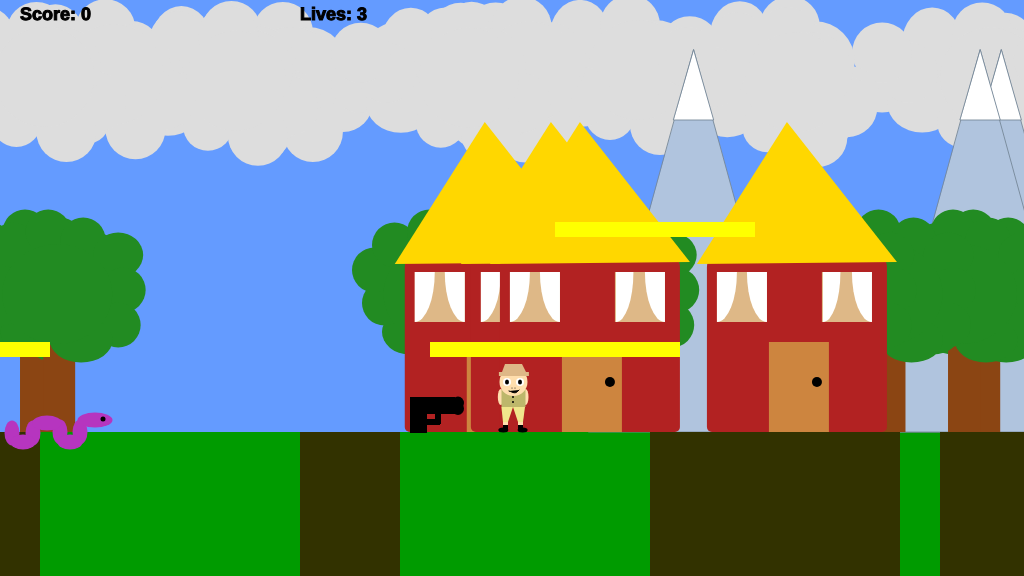
Frame 1 (no input)
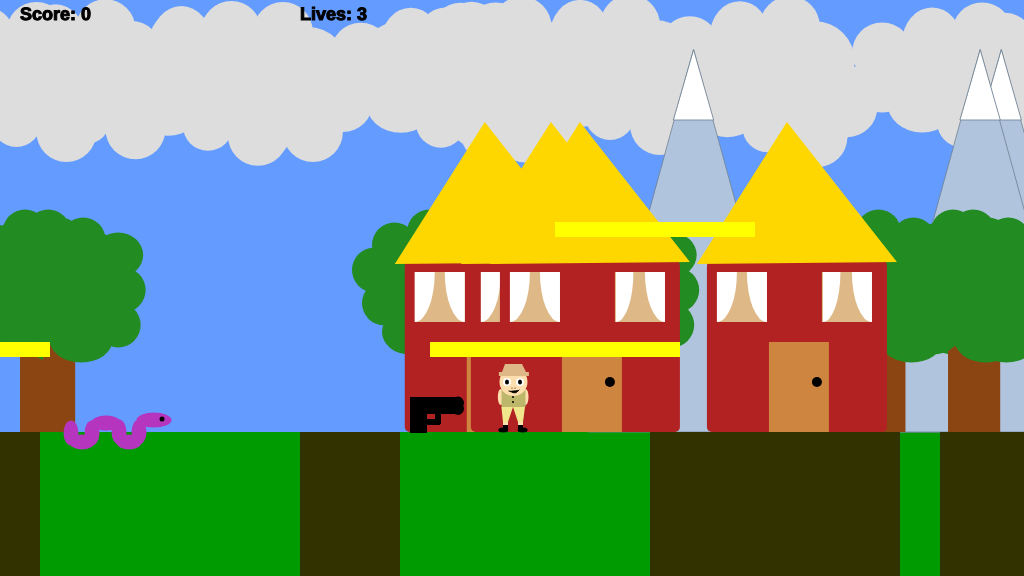
Frame 60 (no input)
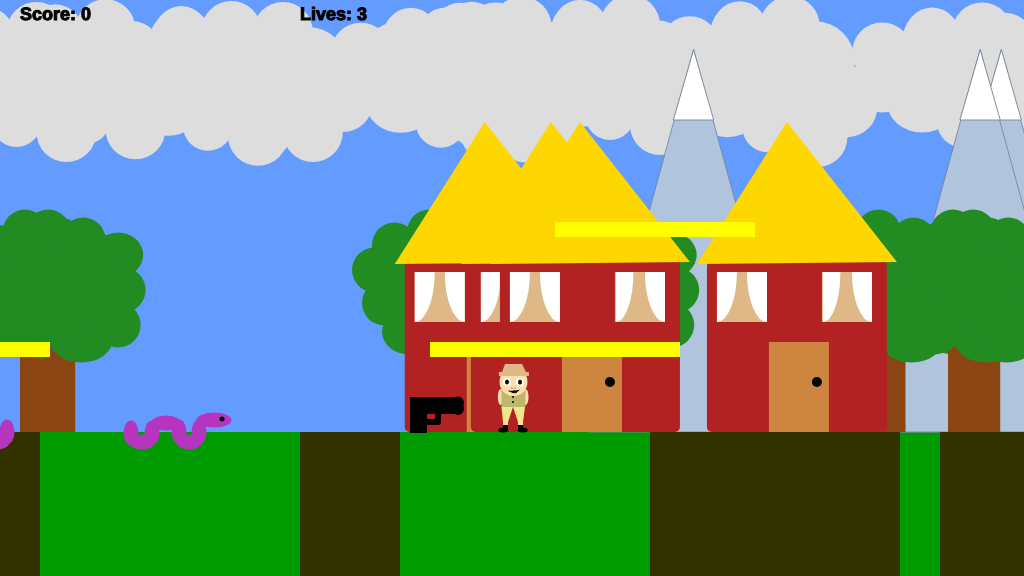
Frame 120 (the mouse pressed at the canvas centre since frame 60)

The p5.js sketch that drew these frames (run headless with seeded random() and noise() and a simulated clock; from frame 60 on, the mouse is pressed at the canvas centre):

// p5.js sketch
// ── sketch.js
/*

The Game Project 7 - Making a complete level II

Week 10

*/
var gameChar_x;
var gameChar_y;
var floorPos_y;
var scrollPos;
var realPos;

var isLeft;
var isRight;
var isJumping;
var isFalling;

var clouds;
var CloudColour;
var mountains;
var trees;
var houseXs;

var canyons;
var guns;

var score;
var isWon;
var lives;
var isLost;

var enemies;
var r,g,b;  // random colours for the snakes everytime game restarts.

var platforms;
var isOnPlatform;


function setup()
{
	createCanvas(1024, 576);
    
    floorPos_y = height * 3/4;
    
    startGame(); //calling function startGame().

    lives = 3;
}

// Reset everything when game lost/fall into canyon except for the scenery. 
function startGame()
{
    // Variable to control the background scrolling.
	scrollPos = 0;
    
	gameChar_x = width/2;
	gameChar_y = floorPos_y;

	// Variable to store the real position of the gameChar in the game world. Need it for collision detection.
    realPos = gameChar_x - scrollPos;
    
    score = 0;
    
    //random colours for the snake each time game restarts.
    r = random(255);
    g = random(255);
    b = random(255);

	// Boolean variables to control the movement of the game character.
	isLeft = false;
	isRight = false;
	isJumping = false;
	isFalling = false;
    
    isOnPlatform = false;
    
    //Boolean variables to control game scores/start/end.
    isWon = false;
    isLost = false;
    
	
    // Initialise arrays of scenery objects.
    
    houseXs = [];
    for(var i = 0; i < 30; i++)
    {
        var h = random(0,8000);
        houseXs.push(h);
    }
    
    cloudColour = random(150,256);
    clouds = [];
    for(var i =0; i < 75; i++)
    {
        var c = 
        {
            x_pos: random(0,8000), 
            y_pos: random(80,100)
        };
        clouds.push(c);
    }
    
    mountains = [];
    for(var i = 0; i < 30; i++)
    {
        var m = 
        {
            x_pos:random(0,4000),
            height:50
        };
        mountains.push(m);
    }
    
    trees = [];
    for(var i = 0; i < 50; i++)    
    {
        var t = 
        {
            x_pos:random(0,8000),
            height:300
        };
        trees.push(t);
    }

    guns = 
    [
        {x_pos: 450, y_pos: 100, size: 50, isFound: false},  
        {x_pos: 1300, y_pos: 100, size: 50, isFound: false},
        {x_pos: 1750, y_pos: 100, size: 50, isFound: false},
        {x_pos:2110, y_pos: 100, size: 50, isFound: false},
        {x_pos: 2300, y_pos: 100, size: 50, isFound: false},
        {x_pos: 2600, y_pos: 100, size: 50, isFound: false}, 
        {x_pos: 3500, y_pos: 100, size: 50, isFound: false},
        {x_pos: 4070, y_pos: 100, size: 50, isFound: false},
        {x_pos: -400, y_pos: 100, size: 50, isFound: false},
        {x_pos: -600, y_pos: 100, size: 50, isFound: false}
    ]
    
    canyons = 
    [
        {x_pos: 300, width: 100},
        {x_pos: 650, width: 250},
        {x_pos: 940, width: 100},
        {x_pos: 1000, width: 100},
        {x_pos: 1300, width: 250},
        {x_pos: 1900, width: 200},
        {x_pos: 2150, width: 100},
        {x_pos: 2300, width: 100},
        {x_pos: 2900, width: 350},
        {x_pos: -200, width: 240}
    ]
 
    enemies = [];
    enemies.push
    (
        {
            x_pos: 10,
            y_pos: floorPos_y,
            x1: 10,
            x2: 150,
            speed: 1,
            size: 40,
            
            //Draw enemy
            display: function() 
            {
                if(this.speed == -1)
                {
                    //SNAKE FACING LEFT.
                    
                    fill(r,g,b); //snake has random colours  everytime game restarts.
                    
                    //vertical parts
                    ellipse(this.x_pos + 2, this.y_pos + 1, this.size - 25, this.size  - 15);
                    ellipse(this.x_pos + 23, this.y_pos + 1, this.size - 25 , this.size  - 15);
                    ellipse(this.x_pos + 50, this.y_pos, this.size - 25 , this.size  - 15);
                    ellipse(this.x_pos + 70, this.y_pos, this.size - 25 , this.size  - 15);

                    //horizontal parts
                    ellipse(this.x_pos + 13, this.y_pos + 10, this.size - 15, this.size - 25);
                    ellipse(this.x_pos + 37, this.y_pos - 9, this.size - 10, this.size - 25);
                    ellipse(this.x_pos + 60, this.y_pos + 10, this.size - 15, this.size - 25);

                    //face
                    ellipse(this.x_pos - 11, this.y_pos - 10, this.size - 5, this.size - 25);
                  
                    //eyes
                    fill(0);
                    ellipse(this.x_pos - 18, this.y_pos - 11, this.size - 35, this.size - 35);
                }
                else
                {
                    //SNAKE FACING RIGHT.
                    
                    fill(r,g,b); //snake has random colours  everytime game restarts.
                    
                    //vertical parts.
                    ellipse(this.x_pos + 2, this.y_pos + 1, this.size - 25, this.size  - 15);
                    ellipse(this.x_pos + 23, this.y_pos + 1, this.size - 25 , this.size  - 15);
                    ellipse(this.x_pos + 50, this.y_pos, this.size - 25 , this.size  - 15);
                    ellipse(this.x_pos + 70, this.y_pos, this.size - 25 , this.size  - 15);

                    //horizontal parts
                    ellipse(this.x_pos + 13, this.y_pos + 10, this.size - 15, this.size - 25);
                    ellipse(this.x_pos + 37, this.y_pos - 9, this.size - 10, this.size - 25);
                    ellipse(this.x_pos + 60, this.y_pos + 10, this.size - 15, this.size - 25);

                    //face
                    ellipse(this.x_pos + 85, this.y_pos - 12, this.size - 5, this.size - 25);

                    //eyes
                    fill(0);
                    ellipse(this.x_pos + 93, this.y_pos - 13, this.size - 35, this.size - 35);
                }
            },
            
            move: function()
            {
                this.x_pos += this.speed;
                if(this.x_pos < this.x1  || this.x_pos > this.x2)
                {
                    //move opposite direction(reverse)
                    this.speed *= -1;
                }
            },
        
            checkCharCollision: function()
            {
                if(abs(realPos - (this.x_pos + 70 * this.speed)) < this.size && abs(gameChar_y - this.y_pos) < this.size)
                {
                        playerDied();
                }
            }
                
        },
        
        {
            x_pos: 1800,
            y_pos: floorPos_y,
            x1: 1750,
            x2: 1830,
            speed: 1,
            size: 40,
            
            //Draw enemy
            display: function() 
            {
                if(this.speed == -1)
                {
                    //SNAKE FACING LEFT.
                    
                    fill(r,g,b); //snake has random colours  everytime game restarts.
                    
                    //vertical parts
                    ellipse(this.x_pos + 2, this.y_pos + 1, this.size - 25, this.size  - 15);
                    ellipse(this.x_pos + 23, this.y_pos + 1, this.size - 25 , this.size  - 15);
                    ellipse(this.x_pos + 50, this.y_pos, this.size - 25 , this.size  - 15);
                    ellipse(this.x_pos + 70, this.y_pos, this.size - 25 , this.size  - 15);

                    //horizontal parts
                    ellipse(this.x_pos + 13, this.y_pos + 10, this.size - 15, this.size - 25);
                    ellipse(this.x_pos + 37, this.y_pos - 9, this.size - 10, this.size - 25);
                    ellipse(this.x_pos + 60, this.y_pos + 10, this.size - 15, this.size - 25);

                    //face
                    ellipse(this.x_pos - 11, this.y_pos - 10, this.size - 5, this.size - 25);
                  
                    //eyes
                    fill(0);
                    ellipse(this.x_pos - 18, this.y_pos - 11, this.size - 35, this.size - 35);
                }
                else
                {
                    //SNAKE FACING RIGHT.
                    
                    fill(r,g,b); //snake has random colours  everytime game restarts.
                    
                    //vertical parts.
                    ellipse(this.x_pos + 2, this.y_pos + 1, this.size - 25, this.size  - 15);
                    ellipse(this.x_pos + 23, this.y_pos + 1, this.size - 25 , this.size  - 15);
                    ellipse(this.x_pos + 50, this.y_pos, this.size - 25 , this.size  - 15);
                    ellipse(this.x_pos + 70, this.y_pos, this.size - 25 , this.size  - 15);

                    //horizontal parts
                    ellipse(this.x_pos + 13, this.y_pos + 10, this.size - 15, this.size - 25);
                    ellipse(this.x_pos + 37, this.y_pos - 9, this.size - 10, this.size - 25);
                    ellipse(this.x_pos + 60, this.y_pos + 10, this.size - 15, this.size - 25);

                    //face
                    ellipse(this.x_pos + 85, this.y_pos - 12, this.size - 5, this.size - 25);

                    //eyes
                    fill(0);
                    ellipse(this.x_pos + 93, this.y_pos - 13, this.size - 35, this.size - 35);
                }
            },
            
            move: function()
            {
                this.x_pos += this.speed;
                if(this.x_pos < this.x1  || this.x_pos > this.x2)
                {
                    //move opposite direction(reverse)
                    this.speed *= -1;
                }
            },
        
            checkCharCollision: function()
            {    
                if(abs(realPos - (this.x_pos - 5 * this.speed)) < this.size && abs(gameChar_y - this.y_pos) < this.size)
                {
                        playerDied();
                }
            }
                
        },
        
        {
            x_pos: 2600,
            y_pos: floorPos_y,
            x1: 2500,
            x2: 2895,
            speed: 1,
            size: 40,
            
            //Draw enemy
            display: function() 
            {
                if(this.speed == -1)
                {
                    //SNAKE FACING LEFT.
                    
                    fill(r,g,b); //snake has random colours  everytime game restarts.
                    
                    //vertical parts
                    ellipse(this.x_pos + 2, this.y_pos + 1, this.size - 25, this.size  - 15);
                    ellipse(this.x_pos + 23, this.y_pos + 1, this.size - 25 , this.size  - 15);
                    ellipse(this.x_pos + 50, this.y_pos, this.size - 25 , this.size  - 15);
                    ellipse(this.x_pos + 70, this.y_pos, this.size - 25 , this.size  - 15);

                    //horizontal parts
                    ellipse(this.x_pos + 13, this.y_pos + 10, this.size - 15, this.size - 25);
                    ellipse(this.x_pos + 37, this.y_pos - 9, this.size - 10, this.size - 25);
                    ellipse(this.x_pos + 60, this.y_pos + 10, this.size - 15, this.size - 25);

                    //face
                    ellipse(this.x_pos - 11, this.y_pos - 10, this.size - 5, this.size - 25);
                  
                    //eyes
                    fill(0);
                    ellipse(this.x_pos - 18, this.y_pos - 11, this.size - 35, this.size - 35);
                }
                else
                {
                    //SNAKE FACING RIGHT.
                    
                    fill(r,g,b); //snake has random colours  everytime game restarts.
                    
                    //vertical parts.
                    ellipse(this.x_pos + 2, this.y_pos + 1, this.size - 25, this.size  - 15);
                    ellipse(this.x_pos + 23, this.y_pos + 1, this.size - 25 , this.size  - 15);
                    ellipse(this.x_pos + 50, this.y_pos, this.size - 25 , this.size  - 15);
                    ellipse(this.x_pos + 70, this.y_pos, this.size - 25 , this.size  - 15);

                    //horizontal parts
                    ellipse(this.x_pos + 13, this.y_pos + 10, this.size - 15, this.size - 25);
                    ellipse(this.x_pos + 37, this.y_pos - 9, this.size - 10, this.size - 25);
                    ellipse(this.x_pos + 60, this.y_pos + 10, this.size - 15, this.size - 25);

                    //face
                    ellipse(this.x_pos + 85, this.y_pos - 12, this.size - 5, this.size - 25);

                    //eyes
                    fill(0);
                    ellipse(this.x_pos + 93, this.y_pos - 13, this.size - 35, this.size - 35);
                }
            },
            
            move: function()
            {
                this.x_pos += this.speed;
                if(this.x_pos < this.x1  || this.x_pos > this.x2)
                {
                    //move opposite direction(reverse)
                    this.speed *= -1;
                }
            },
        
            checkCharCollision: function()
            {    
                if(abs(realPos - (this.x_pos - 5 * this.speed)) < this.size && abs(gameChar_y - this.y_pos) < this.size)
                {
                        playerDied();
                }
            }
                
        },
        
        {
            x_pos: 3720,
            y_pos: floorPos_y,
            x1: 3700,
            x2: 3880,
            speed: 3,
            size: 40,
            
            //Draw enemy
            display: function() 
            {
                if(this.speed == -3)
                {
                    //SNAKE FACING LEFT.
                    
                    fill(r,g,b); //snake has random colours  everytime game restarts.
                    
                    //vertical parts
                    ellipse(this.x_pos + 2, this.y_pos + 1, this.size - 25, this.size  - 15);
                    ellipse(this.x_pos + 23, this.y_pos + 1, this.size - 25 , this.size  - 15);
                    ellipse(this.x_pos + 50, this.y_pos, this.size - 25 , this.size  - 15);
                    ellipse(this.x_pos + 70, this.y_pos, this.size - 25 , this.size  - 15);

                    //horizontal parts
                    ellipse(this.x_pos + 13, this.y_pos + 10, this.size - 15, this.size - 25);
                    ellipse(this.x_pos + 37, this.y_pos - 9, this.size - 10, this.size - 25);
                    ellipse(this.x_pos + 60, this.y_pos + 10, this.size - 15, this.size - 25);

                    //face
                    ellipse(this.x_pos - 11, this.y_pos - 10, this.size - 5, this.size - 25);
                  
                    //eyes
                    fill(0);
                    ellipse(this.x_pos - 18, this.y_pos - 11, this.size - 35, this.size - 35);
                }
                else
                {
                    //SNAKE FACING RIGHT.
                    
                    fill(r,g,b); //snake has random colours  everytime game restarts.
                    
                    //vertical parts.
                    ellipse(this.x_pos + 2, this.y_pos + 1, this.size - 25, this.size  - 15);
                    ellipse(this.x_pos + 23, this.y_pos + 1, this.size - 25 , this.size  - 15);
                    ellipse(this.x_pos + 50, this.y_pos, this.size - 25 , this.size  - 15);
                    ellipse(this.x_pos + 70, this.y_pos, this.size - 25 , this.size  - 15);

                    //horizontal parts
                    ellipse(this.x_pos + 13, this.y_pos + 10, this.size - 15, this.size - 25);
                    ellipse(this.x_pos + 37, this.y_pos - 9, this.size - 10, this.size - 25);
                    ellipse(this.x_pos + 60, this.y_pos + 10, this.size - 15, this.size - 25);

                    //face
                    ellipse(this.x_pos + 85, this.y_pos - 12, this.size - 5, this.size - 25);

                    //eyes
                    fill(0);
                    ellipse(this.x_pos + 93, this.y_pos - 13, this.size - 35, this.size - 35);
                }
            },
            
            move: function()
            {
                this.x_pos += this.speed;
                if(this.x_pos < this.x1  || this.x_pos > this.x2)
                {
                    //move opposite direction(reverse)
                    this.speed *= -1;
                }
            },
        
            checkCharCollision: function()
            {    
                if(abs(realPos - (this.x_pos - 5 * this.speed)) < this.size && abs(gameChar_y - this.y_pos) < this.size)
                {
                        playerDied();
                }
            }
                
        },
        
        {
            x_pos: 4300,
            y_pos: floorPos_y,
            x1: 4200,
            x2: 4500,
            speed: 3,
            size: 40,
            
            //Draw enemy
            display: function() 
            {
                if(this.speed == -3)
                {
                    //SNAKE FACING LEFT.
                    
                    fill(r,g,b); //snake has random colours  everytime game restarts.
                    
                    //vertical parts
                    ellipse(this.x_pos + 2, this.y_pos + 1, this.size - 25, this.size  - 15);
                    ellipse(this.x_pos + 23, this.y_pos + 1, this.size - 25 , this.size  - 15);
                    ellipse(this.x_pos + 50, this.y_pos, this.size - 25 , this.size  - 15);
                    ellipse(this.x_pos + 70, this.y_pos, this.size - 25 , this.size  - 15);

                    //horizontal parts
                    ellipse(this.x_pos + 13, this.y_pos + 10, this.size - 15, this.size - 25);
                    ellipse(this.x_pos + 37, this.y_pos - 9, this.size - 10, this.size - 25);
                    ellipse(this.x_pos + 60, this.y_pos + 10, this.size - 15, this.size - 25);

                    //face
                    ellipse(this.x_pos - 11, this.y_pos - 10, this.size - 5, this.size - 25);
                  
                    //eyes
                    fill(0);
                    ellipse(this.x_pos - 18, this.y_pos - 11, this.size - 35, this.size - 35);
                }
                else
                {
                    //SNAKE FACING RIGHT.
                    
                    fill(r,g,b); //snake has random colours  everytime game restarts.
                    
                    //vertical parts.
                    ellipse(this.x_pos + 2, this.y_pos + 1, this.size - 25, this.size  - 15);
                    ellipse(this.x_pos + 23, this.y_pos + 1, this.size - 25 , this.size  - 15);
                    ellipse(this.x_pos + 50, this.y_pos, this.size - 25 , this.size  - 15);
                    ellipse(this.x_pos + 70, this.y_pos, this.size - 25 , this.size  - 15);

                    //horizontal parts
                    ellipse(this.x_pos + 13, this.y_pos + 10, this.size - 15, this.size - 25);
                    ellipse(this.x_pos + 37, this.y_pos - 9, this.size - 10, this.size - 25);
                    ellipse(this.x_pos + 60, this.y_pos + 10, this.size - 15, this.size - 25);

                    //face
                    ellipse(this.x_pos + 85, this.y_pos - 12, this.size - 5, this.size - 25);

                    //eyes
                    fill(0);
                    ellipse(this.x_pos + 93, this.y_pos - 13, this.size - 35, this.size - 35);
                }
            },
            
            move: function()
            {
                this.x_pos += this.speed;
                if(this.x_pos < this.x1  || this.x_pos > this.x2)
                {
                    //move opposite direction(reverse)
                    this.speed *= -1;
                }
            },
        
            checkCharCollision: function()
            {    
                if(abs(realPos - (this.x_pos + 2 * this.speed)) < this.size && abs(gameChar_y - this.y_pos) < this.size)
                {
                        playerDied();
                }
            }    
        },
        
        {
            x_pos: -300,
            y_pos: floorPos_y,
            x1: -400,
            x2: -5,
            speed: 3,
            size: 40,
            
            //Draw enemy
            display: function() 
            {
                if(this.speed == -3)
                {
                    //SNAKE FACING LEFT.
                    
                    fill(r,g,b); //snake has random colours  everytime game restarts.
                    
                    //vertical parts
                    ellipse(this.x_pos + 2, this.y_pos + 1, this.size - 25, this.size  - 15);
                    ellipse(this.x_pos + 23, this.y_pos + 1, this.size - 25 , this.size  - 15);
                    ellipse(this.x_pos + 50, this.y_pos, this.size - 25 , this.size  - 15);
                    ellipse(this.x_pos + 70, this.y_pos, this.size - 25 , this.size  - 15);

                    //horizontal parts
                    ellipse(this.x_pos + 13, this.y_pos + 10, this.size - 15, this.size - 25);
                    ellipse(this.x_pos + 37, this.y_pos - 9, this.size - 10, this.size - 25);
                    ellipse(this.x_pos + 60, this.y_pos + 10, this.size - 15, this.size - 25);

                    //face
                    ellipse(this.x_pos - 11, this.y_pos - 10, this.size - 5, this.size - 25);
                  
                    //eyes
                    fill(0);
                    ellipse(this.x_pos - 18, this.y_pos - 11, this.size - 35, this.size - 35);
                }
                else
                {
                    //SNAKE FACING RIGHT.
                    
                    fill(r,g,b); //snake has random colours  everytime game restarts.
                    
                    //vertical parts.
                    ellipse(this.x_pos + 2, this.y_pos + 1, this.size - 25, this.size  - 15);
                    ellipse(this.x_pos + 23, this.y_pos + 1, this.size - 25 , this.size  - 15);
                    ellipse(this.x_pos + 50, this.y_pos, this.size - 25 , this.size  - 15);
                    ellipse(this.x_pos + 70, this.y_pos, this.size - 25 , this.size  - 15);

                    //horizontal parts
                    ellipse(this.x_pos + 13, this.y_pos + 10, this.size - 15, this.size - 25);
                    ellipse(this.x_pos + 37, this.y_pos - 9, this.size - 10, this.size - 25);
                    ellipse(this.x_pos + 60, this.y_pos + 10, this.size - 15, this.size - 25);

                    //face
                    ellipse(this.x_pos + 85, this.y_pos - 12, this.size - 5, this.size - 25);

                    //eyes
                    fill(0);
                    ellipse(this.x_pos + 93, this.y_pos - 13, this.size - 35, this.size - 35);
                }
            },
            
            move: function()
            {
                this.x_pos += this.speed;
                if(this.x_pos < this.x1  || this.x_pos > this.x2)
                {
                    //move opposite direction(reverse)
                    this.speed *= -1;
                }
            },
        
            checkCharCollision: function()
            {    
                if(abs(realPos - (this.x_pos + 15 * this.speed)) < this.size && abs(gameChar_y - this.y_pos) < this.size)
                {
                        playerDied();
                }
            }    
        }
    );
    
    
    platforms = [];
    platforms.push 
    (
    
    {
        x_pos: 430,
        y_pos: floorPos_y - 90,
        width: 250,
        height: 15,
        display: function()
        {
            //Draw platform.
            fill(255, 255, 0);
            rect
            (
                this.x_pos, 
                this.y_pos, 
                this.width, 
                this.height
            );
            
            line
            (
                 this.x_pos,
                 this.y_pos + this.height / 2,
                 this.x_pos + this.width,
                 this.y_pos + this.height / 2
            );
        },
        
        checkCharOn: function()
        {
            if(realPos >= this.x_pos && realPos <= this.x_pos  + this.width)
            {
                 if(gameChar_y >= this.y_pos && gameChar_y <= this.y_pos  + this.height)
                 {
                    isOnPlatform = true;
                 }
            } 
        }
    },
    
    {
        x_pos: 555,
        y_pos: floorPos_y - 210,
        width: 200,
        height: 15,
        display: function()
        {
            //Draw platform
            fill(255, 255, 0);
            rect
            (
                this.x_pos, 
                this.y_pos, 
                this.width, 
                this.height
            );
            
            line
            (
                 this.x_pos,
                 this.y_pos + this.height / 2,
                 this.x_pos + this.width,
                 this.y_pos + this.height / 2
            );
        },
        
        checkCharOn: function()
        {
            if(realPos >= this.x_pos && realPos <= this.x_pos  + this.width)
            {
                 if(gameChar_y >= this.y_pos && gameChar_y <= this.y_pos  + this.height)
                 {
                    isOnPlatform = true;
                 }
            } 
        }
    },
        
     {
        x_pos: 1800,
        y_pos: floorPos_y - 90,
        width: 200,
        height: 15,
        display: function()
        {
            //Draw platform
            fill(255, 255, 0);
            rect
            (
                this.x_pos, 
                this.y_pos, 
                this.width, 
                this.height
            );
            
            line
            (
                 this.x_pos,
                 this.y_pos + this.height / 2,
                 this.x_pos + this.width,
                 this.y_pos + this.height / 2
            );
        },
        
        checkCharOn: function()
        {
            if(realPos >= this.x_pos && realPos <= this.x_pos  + this.width)
            {
                 if(gameChar_y >= this.y_pos && gameChar_y <= this.y_pos  + this.height)
                 {
                    isOnPlatform = true;
                 }
            } 
        }
    },
        
    {
        x_pos: 2555,
        y_pos: floorPos_y - 90,
        width: 200,
        height: 15,
        display: function()
        {
            //Draw platform
            fill(255, 255, 0);
            rect
            (
                this.x_pos, 
                this.y_pos, 
                this.width, 
                this.height
            );
            
            line
            (
                 this.x_pos,
                 this.y_pos + this.height / 2,
                 this.x_pos + this.width,
                 this.y_pos + this.height / 2
            );
        },
        
        checkCharOn: function()
        {
            if(realPos >= this.x_pos && realPos <= this.x_pos  + this.width)
            {
                 if(gameChar_y >= this.y_pos && gameChar_y <= this.y_pos  + this.height)
                 {
                    isOnPlatform = true;
                 }
            } 
        }
    },
        
    {
        x_pos: 2700,
        y_pos: floorPos_y - 200,
        width: 200,
        height: 15,
        display: function()
        {
            //Draw platform
            fill(255, 255, 0);
            rect
            (
                this.x_pos, 
                this.y_pos, 
                this.width, 
                this.height
            );
            
            line
            (
                 this.x_pos,
                 this.y_pos + this.height / 2,
                 this.x_pos + this.width,
                 this.y_pos + this.height / 2
            );
        },
        
        checkCharOn: function()
        {
            if(realPos >= this.x_pos && realPos <= this.x_pos  + this.width)
            {
                 if(gameChar_y >= this.y_pos && gameChar_y <= this.y_pos  + this.height)
                 {
                    isOnPlatform = true;
                 }
            } 
        }
    },
        
    {
        x_pos: 3100,
        y_pos: floorPos_y - 90,
        width: 200,
        height: 15,
        display: function()
        {
            //Draw platform
            fill(255, 255, 0);
            rect
            (
                this.x_pos, 
                this.y_pos, 
                this.width, 
                this.height
            );
            
            line
            (
                 this.x_pos,
                 this.y_pos + this.height / 2,
                 this.x_pos + this.width,
                 this.y_pos + this.height / 2
            );
        },
        
        checkCharOn: function()
        {
            if(realPos >= this.x_pos && realPos <= this.x_pos  + this.width)
            {
                 if(gameChar_y >= this.y_pos && gameChar_y <= this.y_pos  + this.height)
                 {
                    isOnPlatform = true;
                 }
            } 
        }
    },
        
    {
        x_pos: 3400,
        y_pos: floorPos_y - 150,
        width: 250,
        height: 15,
        display: function()
        {
            //Draw platform
            fill(255, 255, 0);
            rect
            (
                this.x_pos, 
                this.y_pos, 
                this.width, 
                this.height
            );
            
            line
            (
                 this.x_pos,
                 this.y_pos + this.height / 2,
                 this.x_pos + this.width,
                 this.y_pos + this.height / 2
            );
        },
        
        checkCharOn: function()
        {
            if(realPos >= this.x_pos && realPos <= this.x_pos  + this.width)
            {
                 if(gameChar_y >= this.y_pos && gameChar_y <= this.y_pos  + this.height)
                 {
                    isOnPlatform = true;
                 }
            } 
        }
    },
        
    {
        x_pos: 3650,
        y_pos: floorPos_y - 90,
        width: 160,
        height: 15,
        display: function()
        {
            //Draw platform
            fill(255, 255, 0);
            rect
            (
                this.x_pos, 
                this.y_pos, 
                this.width, 
                this.height
            );
            
            line
            (
                 this.x_pos,
                 this.y_pos + this.height / 2,
                 this.x_pos + this.width,
                 this.y_pos + this.height / 2
            );
        },
        
        checkCharOn: function()
        {
            if(realPos >= this.x_pos && realPos <= this.x_pos  + this.width)
            {
                 if(gameChar_y >= this.y_pos && gameChar_y <= this.y_pos  + this.height)
                 {
                    isOnPlatform = true;
                 }
            } 
        }
    },
        
    {
        x_pos: -250,
        y_pos: floorPos_y - 90,
        width: 300,
        height: 15,
        display: function()
        {
            //Draw platform
            fill(255, 255, 0);
            rect
            (
                this.x_pos, 
                this.y_pos, 
                this.width, 
                this.height
            );
            
            line
            (
                 this.x_pos,
                 this.y_pos + this.height / 2,
                 this.x_pos + this.width,
                 this.y_pos + this.height / 2
            );
        },
        
        checkCharOn: function()
        {
            if(realPos >= this.x_pos && realPos <= this.x_pos  + this.width)
            {
                 if(gameChar_y >= this.y_pos && gameChar_y <= this.y_pos  + this.height)
                 {
                    isOnPlatform = true;
                 }
            } 
        }
    }
        
    );
}          


function draw()
{
    // fill the sky blue
	background(100, 155, 255); 

    // draw green ground
	noStroke();
	fill(0,155,0);
	rect(0, floorPos_y, width, height/4); 

	// Draw clouds.
    push();
    translate(scrollPos * 0.3, 0);
    drawClouds()
    pop();
    

	// Draw mountains.
    push();
    translate(scrollPos * 0.6, 0);
    drawMountains();
    pop();

    
	// Draw trees.
    push();
    translate(scrollPos * 1, 0);
    drawTrees();
    pop();

    
	// Draw houses.
    push();
    translate(scrollPos * 1.1, 0);
    drawHouses();
    pop();

	
    // Draw canyons.
    push();
    translate(scrollPos, 0);
    for(var i = 0; i < canyons.length; i++)
    {
        drawCanyon(canyons[i]);
        checkCanyon(canyons[i]);
    }
    pop();
    

    // Draw pickup items.
    push();
    translate(scrollPos, -25);
    for(var i =0; i < guns.length; i++)
    {
        drawGun(guns[i]);
        checkGun(guns[i]);
    }
    pop();
    
    
    // Draw enemies
    push();
    translate(scrollPos,0);
    for(var i =0; i< enemies.length; i++)
    {
        enemies[i].display();
        enemies[i].move();
        enemies[i].checkCharCollision();
    }
    pop();
    
    
    // Draw platforms
    push();
    translate(scrollPos,0);
    isOnPlatform = false;
    for(var i =0; i< platforms.length; i++)
    {
        platforms[i].display();
        platforms[i].checkCharOn();
    }
    pop();
    

    // Check player has won the game.
    checkPlayerWon();
    
    // Check player died so lives are reduced until 0 and player loses the game!
    checkPlayerDied();
    
    
    // Draw game character.
	drawGameChar();
    
    
    //Score on game screen
    fill(0);
    stroke(0);
    textStyle(BOLD);
    textSize(18);
    text("Score: " + score, 20, 20);
    
    //Lives on game screen & life counter
    fill(0);
    stroke(0);
    textStyle(BOLD);
    textSize(18);
    text("Lives: " + lives, 300,20);
    
    if(isLost == true)
    {
        stroke(255);
        textStyle(BOLD);
        textSize(38);
        text("Game over - YOU LOST! Press space to continue. ", 100, 300);
        
        return;
    }
    
    if(isWon == true)
    {
        stroke(255);
        textStyle(BOLD);
        textSize(38);
        text("Game over - YOU WON! Press space to continue. ", 100, 300);
        
        return;
    }
    
    
	// Logic to make the game character move or the background scroll.
	if(isLeft)
	{
			if(gameChar_x > width * 0.2)
			{
					gameChar_x -= 5;
			}
			else
			{
					scrollPos += 5;
			}
	}

	if(isRight)
	{
			if(gameChar_x < width * 0.8)
			{
					gameChar_x  += 5;
			}
			else
			{
					scrollPos -= 5; // negative for moving against the background
			}
	}

	// Logic to make the game character rise and fall.
	if(gameChar_y < floorPos_y  && !isOnPlatform)
	{
			gameChar_y += 2;
			isJumping = true;
	}
	else
	{
			isJumping = false;
	}

	if(isFalling)
	{
			gameChar_y += 5;
        
	}

	// Update real position of gameChar for collision detection.
	realPos = gameChar_x - scrollPos;
}




// ---------------------
// Key control functions
// ---------------------

function keyPressed()
{
//Only allows space bar to work at the end of the game.
if(isLost || isWon)
{
    if(key == ' ')
    {
        nextLevel();
    }
    return;
}

		// console.log(keyCode);
		// console.log(key);

	if(key == 'A' || keyCode == 37)
	{
			isLeft = true;
	}

	if(key == 'D' || keyCode == 39)
	{
			isRight = true;
	}

	if(key == ' ' || key == 'W')
	{
			if(!isJumping)
			{
				gameChar_y -= 130; //how high character jumps
			}
	}
}

function keyReleased(){

	if(key == 'A' || keyCode == 37)
	{
		isLeft = false;
	}

	if(key == 'D' || keyCode == 39)
	{
		isRight = false;
	}

}


// ------------------------------
// Game character render function
// ------------------------------

// Function to draw the game character.
function drawGameChar()
{
    // jumping-left code
    if(isLeft && isJumping)
    {
         if (gameChar_y > floorPos_y)
            gameChar_y = gameChar_y - 300;
      
    push();
    translate(0, -35);
        
    //shirt     
    fill(189,183,107);
    rect(gameChar_x -10,gameChar_y -4,22,18);

    //buttons
    fill(0);
    ellipse(gameChar_x-9, gameChar_y + 3,2,2);
    ellipse(gameChar_x -9, gameChar_y + 10,2,2);
    
    //face
    fill(255,222,173);
    ellipse(gameChar_x+1, gameChar_y + -13,28,28);
    
    //hat
    fill(222,184,135);
    rect(gameChar_x -15,gameChar_y -25,30,4); 
    quad(gameChar_x -7, gameChar_y -34, gameChar_x -15,gameChar_y -21, gameChar_x +15 , gameChar_y -21, gameChar_x +8, gameChar_y-34 );
   
    //left eye
    fill(255);
    ellipse(gameChar_x-10, gameChar_y -15,8,8);
      
    //left eyeball
    fill(0);
    ellipse(gameChar_x-11, gameChar_y -15,3,4);
        
    //shorts 
    fill(240,230,140);
    quad(gameChar_x -10, gameChar_y +14, gameChar_x -13,gameChar_y +25, gameChar_x+5, gameChar_y +25, gameChar_x +12, gameChar_y +14);
        
    //right hand
    fill(255,222,173);
    ellipse(gameChar_x+5, gameChar_y +10,6,16);
        
    //left leg
    fill(255,222,173);
    quad(gameChar_x -13, gameChar_y +25, gameChar_x -11,gameChar_y +33, gameChar_x -5 , gameChar_y +33, gameChar_x -7, gameChar_y +25 );
        
    //right leg
    fill(255,222,173);
    quad(gameChar_x -1, gameChar_y +25, gameChar_x,gameChar_y +33, gameChar_x+5, gameChar_y +33, gameChar_x +5, gameChar_y +25);
    
    //shoes
    fill(0);
    ellipse(gameChar_x, gameChar_y + 32,10,5); //right shoe
    ellipse(gameChar_x-10, gameChar_y +32,10,5); //left shoe
        
    pop();
    
    }

    //jumping-right code
    else if(isRight && isJumping)
    {
         if (gameChar_y > floorPos_y)
            gameChar_y = gameChar_y - 300;
    
    push();
    translate(0, -35);
        
    //shirt
    fill(189,183,107);
    rect(gameChar_x -14,gameChar_y -4,22,18);
        
    //buttons
    fill(0);
    ellipse(gameChar_x +7, gameChar_y +3,2,2); 
    ellipse(gameChar_x +7, gameChar_y + 10,2,2);
    
    //face
    fill(255,222,173);
    ellipse(gameChar_x -3, gameChar_y -13,28,28);
        
    //hat
    fill(222,184,135);
    rect(gameChar_x -18,gameChar_y -25,30,4);
    quad(gameChar_x -9, gameChar_y -34, gameChar_x -15,gameChar_y -21, gameChar_x +10, gameChar_y -21, gameChar_x +5, gameChar_y -34 );
        
    //left eye
    fill(255);
    ellipse(gameChar_x +7, gameChar_y -15,8,8);
        
    //left eyeball
    fill(0);
    ellipse(gameChar_x +9, gameChar_y -15,3,4);
      
    //shorts
    fill(240,230,140);
    quad(gameChar_x -14.1, gameChar_y +14, gameChar_x -3,gameChar_y +23, gameChar_x +12, gameChar_y +23, gameChar_x +8, gameChar_y +14 );
        
    //right hand
    fill(255,222,173);
    ellipse(gameChar_x -4, gameChar_y + 10,6,15);
 
    //shorts
    fill(255,222,173);
    quad(gameChar_x +6, gameChar_y +23, gameChar_x +4,gameChar_y +30, gameChar_x +10, gameChar_y +30, gameChar_x +11.5, gameChar_y +23 ); //left short
    quad(gameChar_x -2, gameChar_y +23, gameChar_x -5,gameChar_y +30, gameChar_x , gameChar_y +30, gameChar_x +4, gameChar_y +23 ); //right short
        
    //shoes
    fill(0);
    ellipse(gameChar_x, gameChar_y + 30,10,5); //left shoe
    ellipse(gameChar_x +10, gameChar_y + 30,10,5); //right shoe
    
    pop();
        
    }
    
    //  walking left code
    else if(isLeft)
    {   
        
    push();
    translate(0, -35);
        
    //shorts
    fill(240,230,140);
    quad(gameChar_x -8, gameChar_y +13, gameChar_x -7,gameChar_y +28, gameChar_x -2, gameChar_y +28, gameChar_x +4, gameChar_y +13 ); // left short
    fill(240,230,140);
    quad(gameChar_x +2, gameChar_y +13, gameChar_x +8,gameChar_y +28, gameChar_x +13, gameChar_y +28, gameChar_x +14, gameChar_y +13 ); // right short
    
    //shirt
    fill(189,183,107);
    rect(gameChar_x -8,gameChar_y -5,22,18);
        
    //buttons
    fill(0);
    ellipse(gameChar_x -7, gameChar_y + 2,2,2);
    ellipse(gameChar_x -7, gameChar_y + 9,2,2);
    
    //left hand
    fill(255,222,173);
    ellipse(gameChar_x +5, gameChar_y + 8,6,15);
    
    //face
    fill(255,222,173);
    ellipse(gameChar_x +3, gameChar_y -14,28,28);
    
    //hat
    fill(222,184,135);
    rect(gameChar_x -12,gameChar_y -26,30,4);
    quad(gameChar_x -5, gameChar_y -35, gameChar_x -10,gameChar_y -25, gameChar_x +15, gameChar_y -25, gameChar_x +10, gameChar_y -35 );
    
    //left eye
    fill(255);
    ellipse(gameChar_x -10, gameChar_y -16,8,8); 

    //left eyeball
    fill(0);
    ellipse(gameChar_x -9.7, gameChar_y  -16,3,4);

    //legs
    fill(255,222,173);
    rect(gameChar_x -7,gameChar_y +27,5,6); //left leg
    rect(gameChar_x+8,gameChar_y +27,5,5); //right leg
    
    //shoes
    fill(0);
    ellipse(gameChar_x -7, gameChar_y + 32,10,5); //left shoe
    ellipse(gameChar_x +8, gameChar_y + 33,10,5); //right shoe
    
    //shoetop
    fill(0);
    rect(gameChar_x -7,gameChar_y +28,5,4); //left shoe top
    rect(gameChar_x +8,gameChar_y +29.3,5,3); //right shoe top

    pop();
        
    }
    
    // walking right code
    else if(isRight)
    {
     push();
     translate(0,-35);
      
    //shorts
    fill(240,230,140);
    quad(gameChar_x -15, gameChar_y +13, gameChar_x -14,gameChar_y +28, gameChar_x -9, gameChar_y +28, gameChar_x -3, gameChar_y +13 );// left short
    fill(240,230,140);
    quad(gameChar_x -4, gameChar_y +13, gameChar_x +1,gameChar_y +28, gameChar_x +6, gameChar_y +28, gameChar_x +7, gameChar_y +13 ); // right short
        
    //shirt
    fill(189,183,107);
    rect(gameChar_x -15,gameChar_y -5,22,18);
        
    //buttons
    fill(0);
    ellipse(gameChar_x +6, gameChar_y + 2,2,2);
    ellipse(gameChar_x +6, gameChar_y + 9,2,2);
    
    //left hand
    fill(255,222,173);
    ellipse(gameChar_x -8, gameChar_y + 8,6,15);
        
    //face
    fill(255,222,173);
    ellipse(gameChar_x -4, gameChar_y -14,28,28);
    
    //hat
    fill(222,184,135);
    rect(gameChar_x -20,gameChar_y -26,30,4); 
    quad(gameChar_x -13, gameChar_y -35, gameChar_x -18,gameChar_y -25, gameChar_x +8, gameChar_y -25, gameChar_x +1, gameChar_y -35 );
    
    //left eye
    fill(255);
    ellipse(gameChar_x +7, gameChar_y -16,8,8);
        
    //left eyeball
    fill(0);
    ellipse(gameChar_x +8, gameChar_y -16,3,4);
      
    //legs
    fill(255,222,173);
    rect(gameChar_x -14,gameChar_y +27,5,6); //left leg
    rect(gameChar_x +1,gameChar_y +27,5,5); //right leg
    
    //shoes 
    fill(0);
    ellipse(gameChar_x +6, gameChar_y + 32,10,5);  //left shoe
    ellipse(gameChar_x -9, gameChar_y + 33,10,5); //right shoe
    
    //shoetop
    fill(0);
    rect(gameChar_x +1,gameChar_y +28,5,4);  //left shoe top
    rect(gameChar_x -14,gameChar_y +29.3,5,3);  //right shoe top
    
    pop();
        
    }
 
    //jumping facing forwards code
    else if(isJumping || isFalling)
    {
        if(!isFalling)
            {
                if (gameChar_y > floorPos_y)
                gameChar_y = gameChar_y - 300;
            }
    push();
    translate(0,-35);
        
    //shorts
    fill(240,230,140);
    quad(gameChar_x -12, gameChar_y +10, gameChar_x -10,gameChar_y +25, gameChar_x -5, gameChar_y +25, gameChar_x, gameChar_y +8 );  //left short
    fill(240,230,140);
    quad(gameChar_x , gameChar_y +10, gameChar_x + 5,gameChar_y +25, gameChar_x +10, gameChar_y +25, gameChar_x +12, gameChar_y +10 ); //right short
        
    //shirt
    fill(189,183,107);
    rect(gameChar_x -12,gameChar_y -8,24,18);
    
    //hands
    fill(255,222,173);
    ellipse(gameChar_x +12, gameChar_y,6,10); //right hand
    ellipse(gameChar_x -12, gameChar_y ,6,10); //left hand
    
    //buttons
    fill(0);
    ellipse(gameChar_x, gameChar_y +5 ,2,2);
    ellipse(gameChar_x, gameChar_y ,2,2);
    
    //face
    fill(255,222,173);
    ellipse(gameChar_x, gameChar_y -15 ,28,28);
        
    //hat
    fill(222,184,135);
    rect(gameChar_x -15,gameChar_y -25,30,4);
    quad(gameChar_x -9, gameChar_y -33, gameChar_x -12,gameChar_y -25, gameChar_x+12, gameChar_y -25, gameChar_x +8, gameChar_y -33 );  
    
    //eyes
    fill(255);
    ellipse(gameChar_x +7, gameChar_y - 15,8,8);  //left eye
    ellipse(gameChar_x -7, gameChar_y -15,8,8);  //right eye
    
    //eyeballs
    fill(0);
    ellipse(gameChar_x +7, gameChar_y -15,4,5);  //left eyeball
    ellipse(gameChar_x -7, gameChar_y -15 ,4,5); //right eyeball
    
    //nose
    fill(0);
    ellipse(gameChar_x -2, gameChar_y - 9,1,1); //left nose
    ellipse(gameChar_x +1.3, gameChar_y - 9,1,1); //right nose
    
    //open mouth
    fill(255,0,0);  
    ellipse(gameChar_x -0.1, gameChar_y -5, 3,3);

    //legs
    fill(255,222,173);
    rect(gameChar_x +5,gameChar_y +25,5,7); //left leg
    rect(gameChar_x -10,gameChar_y +25,5,7); //right leg
    
    //shoes
    fill(0);
    ellipse(gameChar_x -8, gameChar_y + 29,9,7);  //left shoe
    ellipse(gameChar_x + 8, gameChar_y +29,9,7);  //right shoe
    
    pop();
        
    }
    
    //standing front facing code
    else 
    { 
        push();
        translate(0,-35);
        
        //hands
        fill(255,222,173);
        ellipse(gameChar_x + 13.5, gameChar_y,6,16);  //right hand
        ellipse(gameChar_x - 11.2, gameChar_y,6,16); //left hand

        //shirt
        fill(189,183,107);
        rect(gameChar_x -10.5,gameChar_y  -8,24,18); 

        //shorts
        fill(240,230,140);
        quad(gameChar_x -10.6, gameChar_y +10, gameChar_x -9,gameChar_y + 25, gameChar_x - 4, gameChar_y + 25, gameChar_x + 1, gameChar_y +10 ); // left short
        fill(240,230,140);
        quad(gameChar_x +1, gameChar_y +10, gameChar_x+ 6,gameChar_y + 25, gameChar_x +11, gameChar_y + 25, gameChar_x +13, gameChar_y +10 );// right short

        //buttons
        fill(0);
        ellipse(gameChar_x +1, gameChar_y + 5,2,2); //top button
        ellipse(gameChar_x + 1, gameChar_y,2,2); //bottom button

        //face
        fill(255,222,173);
        ellipse(gameChar_x + 1.5, gameChar_y -15,28,28);

        //hat
        fill(222,184,135);
        rect(gameChar_x - 13.1,gameChar_y -25,30,4);
        quad(gameChar_x -7, gameChar_y -33, gameChar_x - 10,gameChar_y -25, gameChar_x +14, gameChar_y -25, gameChar_x +10, gameChar_y  -33 ); //top of hat

        //eyes
        fill(255);
        ellipse(gameChar_x-5, gameChar_y -15,8,8);//left eye
        ellipse(gameChar_x + 8, gameChar_y -15,8,8); //right eye
        
        //eyeball
        fill(0);
        ellipse(gameChar_x -5, gameChar_y -15,4,5); //left eyeball
        ellipse(gameChar_x + 8, gameChar_y -15,4,5);//right eyeball

        //nose
        fill(0);
        ellipse(gameChar_x , gameChar_y - 9,1,1); //left nose
        ellipse(gameChar_x + 3, gameChar_y - 9,1,1);//right nose

        //legs
        fill(255,222,173);
        rect(gameChar_x - 9,gameChar_y +25,5,8); //left leg
        rect(gameChar_x + 6,gameChar_y +25,5,8);//right leg
        
        //shoes
        fill(0);
        ellipse(gameChar_x - 8.7, gameChar_y +33 ,10,5); //left shoe
        ellipse(gameChar_x +10.6, gameChar_y +33 ,10,5);//right shoe

        //shoetop
        fill(0);
        rect(gameChar_x - 9,gameChar_y +28,5,4); //left shoe top
        rect(gameChar_x +6,gameChar_y +28,5,4); //right shoe top
        
        //lips
        stroke(0); 
        curve(gameChar_x - 20, gameChar_y - 15, gameChar_x - 3, gameChar_y - 6, gameChar_x + 7, gameChar_y - 7, gameChar_x + 20,gameChar_y - 35);
        
        pop();
    }
}



// ---------------------------
// Background render functions
// ---------------------------

// Function to draw cloud objects.
function drawClouds()
{
    for(var i = 0; i< clouds.length; i++)
    {
        fill(cloudColour);
        ellipse(clouds[i].x_pos - 100, clouds[i].y_pos-10, 60,60);
        ellipse(clouds[i].x_pos - 60, clouds[i].y_pos +10, 70,60);
        ellipse(clouds[i].x_pos - 50, clouds[i].y_pos-50, 60,70);        
        ellipse(clouds[i].x_pos - 74, clouds[i].y_pos-20, 60,60);
        ellipse(clouds[i].x_pos , clouds[i].y_pos-60, 60,60);
        ellipse(clouds[i].x_pos - 100, clouds[i].y_pos-40, 60,60);
        ellipse(clouds[i].x_pos +60, clouds[i].y_pos +10, 60,60);
        ellipse(clouds[i].x_pos +30, clouds[i].y_pos+40, 60,60);
        ellipse(clouds[i].x_pos - 20, clouds[i].y_pos+30, 50,50);
        ellipse(clouds[i].x_pos+25, clouds[i].y_pos-25, 80,80);
        ellipse(clouds[i].x_pos + 8, clouds[i].y_pos - 15, 100,100); 
    } 
}

// Function to draw mountains objects.
function drawMountains()
{
    for(var i = 0; i < mountains.length; i++)
    {
        stroke(119,136,153);
        strokeWeight(0.9);
        fill(176,196,222);
        triangle(mountains[i].x_pos,mountains[i].height+382,mountains[i].x_pos+210,mountains[i].height+382,mountains[i].x_pos+105,mountains[i].height);

        //snow on mountain
        fill(255,255,255,300);
        triangle(mountains[i].x_pos+85,mountains[i].height+70,mountains[i].x_pos+125,mountains[i].height+70,mountains[i].x_pos+105,mountains[i].height);
    }
}

// Function to draw trees objects.
function drawTrees()
{
    for(var i = 0; i < trees.length; i++)
    {
        fill(139,69,19);
        rect(trees[i].x_pos - 20, trees[i].height + 25, 32, 107); 
        noStroke();
        fill(34,139,34); 
        ellipse(trees[i].x_pos - 35, trees[i].height + 32, 55,45);
        ellipse(trees[i].x_pos - 60, trees[i].height + 3, 45,45);
        ellipse(trees[i].x_pos - 70, trees[i].height -  30, 45,45);
        ellipse(trees[i].x_pos  - 50, trees[i].height -55, 45,45);
        ellipse(trees[i].x_pos - 15, trees[i].height - 68, 45,45);
        ellipse(trees[i].x_pos + 20, trees[i].height - 60, 45,45);
        ellipse(trees[i].x_pos + 55, trees[i].height - 45, 50,45);
        ellipse(trees[i].x_pos + 60, trees[i].height - 10, 45,45);
        ellipse(trees[i].x_pos + 55, trees[i].height + 25, 45,45);
        ellipse(trees[i].x_pos + 18, trees[i].height  + 40, 63,45);
        ellipse(trees[i].x_pos - 6, trees[i].height - 6, 110,100);
    }
}

// Function to draw houses objects.
function drawHouses()
{
    for(var i = 0; i<houseXs.length; i++)
    {
        fill(178,34,34);
        rect(houseXs[i] -80, floorPos_y -180, 180,180,15,15,5,5); 

        //Roof
        fill(255,215,0);
        triangle(houseXs[i] -90, floorPos_y -168, houseXs[i] +110, floorPos_y -170, houseXs[i], floorPos_y  -310);

        //windows 
        fill(222,184,135); 
        rect(houseXs[i] -70,floorPos_y -160,50,50);
        rect(houseXs[i] +35,floorPos_y -160,50,50);
       
        //left window curtains
        fill(255);
        arc(houseXs[i] -70, floorPos_y - 160,40,100, 0, HALF_PI); //left side curtain
        arc(houseXs[i] -20, floorPos_y - 160,40,100, HALF_PI,PI); //right side curtain
        
        //right window curtains
        arc(houseXs[i] +36,floorPos_y - 160,35,100,0, HALF_PI);
        arc(houseXs[i] +85, floorPos_y - 160,40,100, HALF_PI,PI);

        //door
        fill(205,133,63); 
        rect(houseXs[i] - 18,floorPos_y-90,60,90);

        //door handle
        fill(0); 
        ellipse(houseXs[i] +30,floorPos_y -50,10,10);
    }
}



// ---------------------------------
// Canyon render and check functions
// ---------------------------------

// Function to draw canyon objects.
function drawCanyon(t_canyon)
{
    fill(50,50,0);
    rect(t_canyon.x_pos, floorPos_y, t_canyon.width, height - floorPos_y);
}


// Function to check character is over a canyon.
function checkCanyon(t_canyon)
{
    //falling in canyon
    if(realPos > t_canyon.x_pos && realPos < t_canyon.x_pos + t_canyon.width)
    {
        if(gameChar_y >= floorPos_y)
        {
            isFalling = true;
        }  
    }
    if(isFalling)
    {
        gameChar_y = gameChar_y + 5;
    } 
}



// ----------------------------------
// Pick-up render and check functions
// ----------------------------------

// Function to draw pick-up objects.
function drawGun(t_gun)
{
    if (t_gun.isFound == false)
        {
            fill(0);
            rect(t_gun.x_pos - 40, 422,45,17) //handle
            rect(t_gun.x_pos - 40,438,17,20);

            ellipse(t_gun.x_pos + 8,428,12,13); //bullet part
            ellipse(t_gun.x_pos + 8,433.5,12,13);

            rect(t_gun.x_pos - 15 ,432,6,17);  //trigger button
            rect(t_gun.x_pos - 23,444,13,6);
        }
}

//Function to check character has picked up an item.
function checkGun(t_gun)
{
    if(realPos > t_gun.x_pos - t_gun.size && realPos < t_gun.x_pos + t_gun.size)
    {
        if(!t_gun.isFound)
        {
            t_gun.isFound = true;
            score += 1;
            console.log(score);
        }
    }
}

// Function to check when player has won(picked all the guns).
function checkPlayerWon()
{
    if(score == guns.length)
    {
        isWon = true;
    }
}

//Checks player has died when falls into canyon so lives are decremented and therefore game lost after zero lives are left.
function checkPlayerDied()
{
    if(gameChar_y > height)
    {
        if(lives > 0)
        {
            lives -= 1;
            startGame();
        }
        else
        {
            isLost = true; 
        }
    }
    
}

// Function to check when player has won(picked all the guns).
function checkPlayerWon()
{
    if(score == guns.length)
    {
        isWon = true;
    }
}


function checkPlayerDie()
{
    if (gameChar_y > height)
    {
        playerDied();
    }
}

// Player dies when colliding with the enemy.
function playerDied()
{
    if(lives > 0)
    {
        lives -= 1;
        startGame();  // Re-start game.
    }
    else
    {
        // Player lost, therefore game over.
        isLost = true;
    }
    
        
}

////Links to next level in the game.
function nextLevel()
{
    // DO NOT CHANGE THIS FUNCTION!
    console.log('next level');
}
